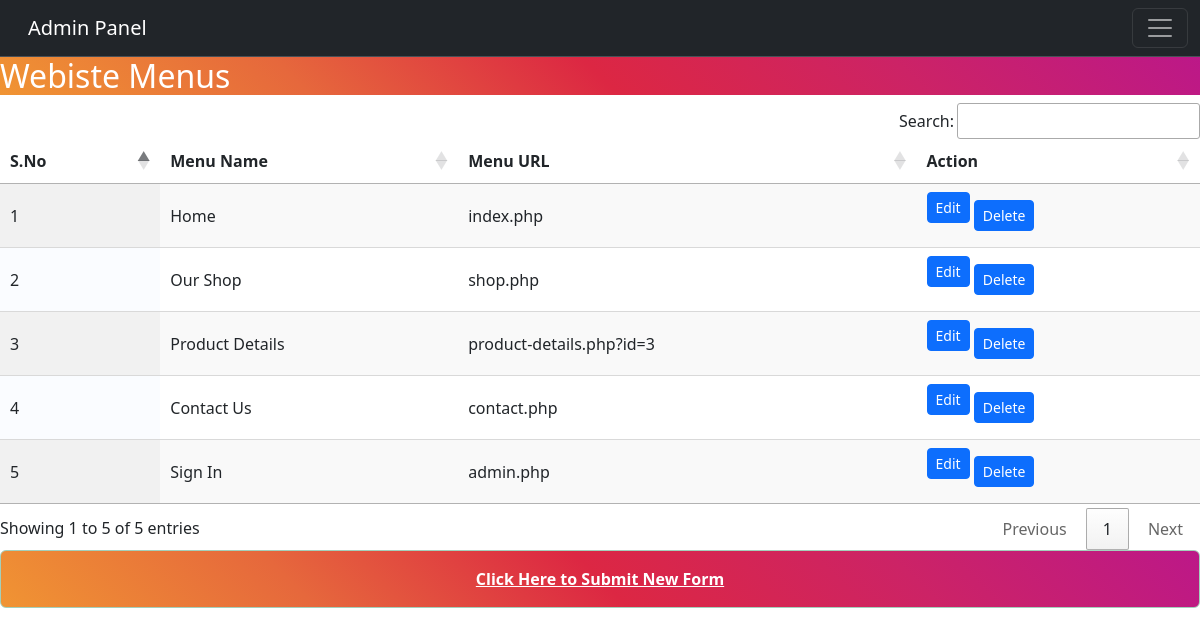
Screenshot of /websitemenu/menu_listing.php with the database file from the repository.
### tables this page shows
CREATE TABLE `websitemenu` (
  `id` bigint(20) NOT NULL,
  `menu_name` varchar(255) NOT NULL,
  `menu_url` varchar(255) NOT NULL
);

### websitemenu/menu_listing.php (the view, shortened to what this page needs)
<!doctype html>
<html>
  <head>
    <link rel="stylesheet" href="../assets/css/bootstrap.rtl.min.css">
    <link rel="stylesheet" type="text/css" href="../datatable_css/jquery.dataTables.min.css">
    <link rel="stylesheet" type="text/css" href="../datatable_css/buttons.dataTables.min.css">
  </head>
  <body>
    <?php
    include("../navbar.php");
require_once '../dbconnection.php';
    ?>
<h2 style=" background: #f09433;
background: -moz-linear-gradient(45deg, #f09433 0%, #e6683c 25%, #dc2743 50%, #cc2366 75%, #bc1888 100%);
background: -webkit-linear-gradient(45deg, #f09433 0%,#e6683c 25%,#dc2743 50%,#cc2366 75%,#bc1888 100%);
background: linear-gradient(45deg, #f09433 0%,#e6683c 25%,#dc2743 50%,#cc2366 75%,#bc1888 100%);
filter: progid:DXImageTransform.Microsoft.gradient( startColorstr='#f09433', endColorstr='#bc1888',GradientType=1 );"class="text-white">Webiste Menus</h2>
    <table id="example" class="display" style="width:100%">
        <thead>
            <tr>
                <th>S.No</th>
                <th>Menu Name</th>
                <th>Menu URL</th>
                <th>Action</th>
            </tr>
        </thead>
        <tbody>
            <?php
            $menu = mysqli_query($conn, "SELECT * FROM `websitemenu`");
            $sno = 0;
            while ($menus = mysqli_fetch_array($menu)) {
                $sno = $sno + 1;
                ?>
                <tr>
                    <td>
                        <?php echo "$sno"; ?>
                    </td>
                    <td>
                        <?php echo $menus['menu_name']; ?>
                    </td>
                   <td>
                      <?php echo $menus['menu_url']; ?>
                    </td>
                    <td>
                        <a class='btn btn-sm btn-primary mb-3'
                            href="../websitemenu/edit_menu.php?id=<?php echo urlencode(openssl_encrypt($menus['id'], 'AES-128-ECB', 'your_secret_key')); ?>">Edit</a>
                        <a class='btn btn-sm btn-primary' href="../websitemenu/delete_menu.php?id=<?php echo urlencode(openssl_encrypt($menus['id'], 'AES-128-ECB', 'your_secret_key')); ?>"
                            class='del_btn'>Delete</a>
                    </td>
                </tr>
            <?php } ?>
        </tbody>
    </table>
    <div class="alert alert-success" role="alert" mt-3 style=" background: #f09433;
background: -moz-linear-gradient(45deg, #f09433 0%, #e6683c 25%, #dc2743 50%, #cc2366 75%, #bc1888 100%);
background: -webkit-linear-gradient(45deg, #f09433 0%,#e6683c 25%,#dc2743 50%,#cc2366 75%,#bc1888 100%);
background: linear-gradient(45deg, #f09433 0%,#e6683c 25%,#dc2743 50%,#cc2366 75%,#bc1888 100%);
filter: progid:DXImageTransform.Microsoft.gradient( startColorstr='#f09433', endColorstr='#bc1888',GradientType=1 );">
        <strong><a class="text-white"   target="_blank" onclick="return confirm('This link will take you to an external web site.')"
                href="new_form.php" style="display: flex; justify-content : center">Click Here
                to
                Submit
                New Form
            </a></strong>
    </div>
  </body>
</html>

### rows the page displays
websitemenu: menu_name "Home", menu_url "index.php"
websitemenu: menu_name "Our Shop", menu_url "shop.php"
websitemenu: menu_name "Product Details", menu_url "product-details.php?id=3"
websitemenu: menu_name "Contact Us", menu_url "contact.php"
websitemenu: menu_name "Sign In", menu_url "admin.php"
